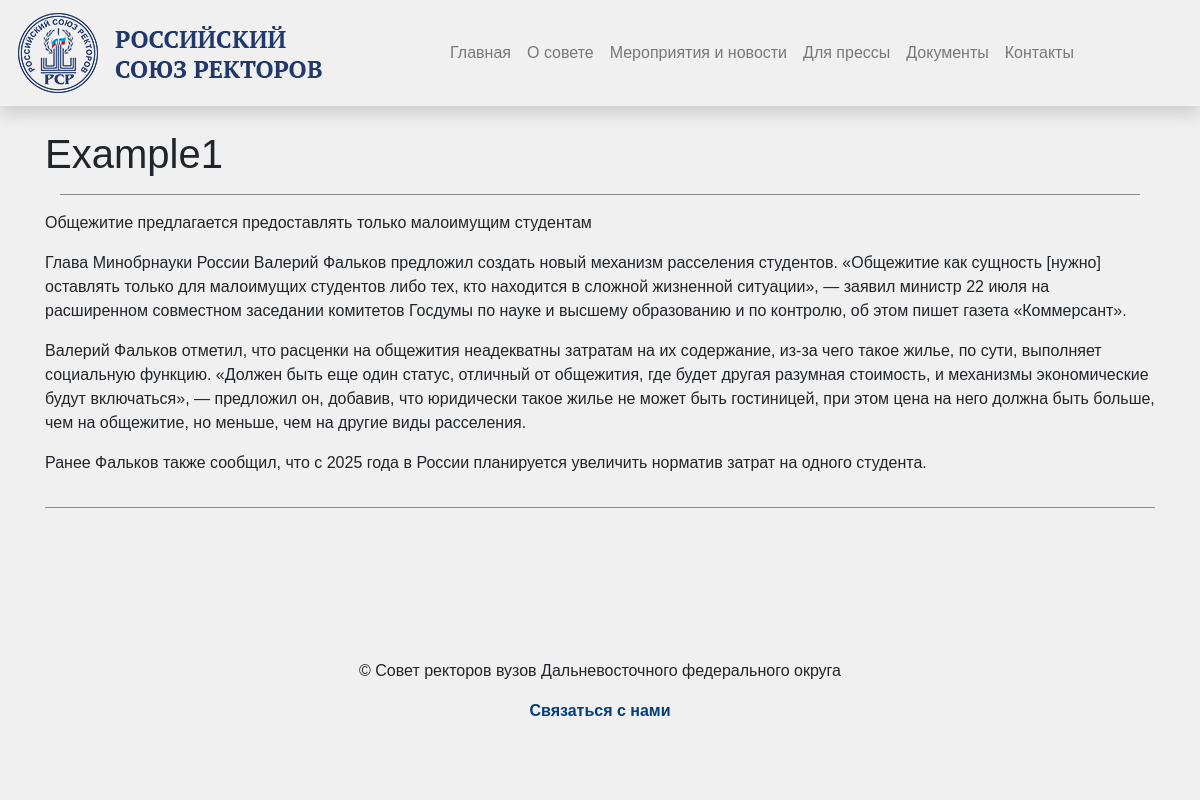
The app's page /news/example1/ with its own data.
### landing/models.py (models this page shows, shortened)
class BaseModel(models.Model):
    title = models.CharField(max_length=200, verbose_name='Заголовок')
    slug = models.SlugField(max_length=250, unique=True, verbose_name='Слаг(юрл)')
    image = models.ImageField(upload_to='images/', default='placeholder.jpg', verbose_name='Изображение')
    thumbnail = models.ImageField(upload_to='thumbnails/', default='placeholder/default_image.jpg', verbose_name='Миниатюра')
    tags = models.ManyToManyField('Tag', blank=True, verbose_name='Тэги')
    created_at = models.DateTimeField(auto_now_add=True, verbose_name='Дата создания')
    class Meta:
        abstract = True

class News(BaseModel):
    text = models.TextField(verbose_name='Текст новости')
    photos = models.ManyToManyField('Photo', related_name='news_photos', blank=True, verbose_name='Изображения')
    class Meta:
        verbose_name = 'Новость'
        verbose_name_plural = 'Новости'

### landing/views.py (the view)
# urls.py: path('news/<slug:slug>/', views.news_detail, name='news_detail'),
def news_detail(request, slug):
    event = get_object_or_404(News, slug=slug)
    context = {'event': event}
    return render(request, 'details/news_detail.html', context)

### templates/details/news_detail.html (shortened to what this page needs)
{% extends "core/base.html" %}
{% block content %}
<main class="container mt-4">
    <div class="row">
        <div class="col-12">
            <h1>{{ event.title }}</h1>
            <div class="container mt-3">
                <div class="horizontal-bar mb-3"></div>
            </div>
            <div class="content text-left">
                <p>{{ event.text|linebreaks }}</p>
            </div>
        </div>
    </div>
    <div class="row">
        <div class="container mt-3">
            <div class="horizontal-bar mb-3"></div>
        </div>
    </div>
</main>
{% endblock %}

### static/styles.css (style rules this page uses)
body { font-family: 'Arial', sans-serif; }
.horizontal-bar { height: 1px; background-color: #31313685; }
.row { min-height: 100px; }
.bg-bright { background-color: #f0f0f0; }

### records on screen
News: title "Example1", text "Общежитие предлагается предоставлять только малоимущим студентам Глава Минобрнауки России Валерий Фальков предложил создать новый механизм расселения студентов. «Общежитие как сущность [нужно] оставлять только для малоимущих студентов либо тех, кто находится в сложной жизненной ситуации», — заявил министр 22 июля на расширенном совместном заседании комитетов Госдумы по науке и высшему образованию и по контролю, об этом пишет газета «Коммерсант». Валерий Фальков отметил, что расценки на общежития неадекватны затратам на их содержание, из-за чего такое жилье, по сути, выполняет социальную функцию. «Должен быть еще один статус, отличный от общежития, где будет другая разумная стоимость, и…"
